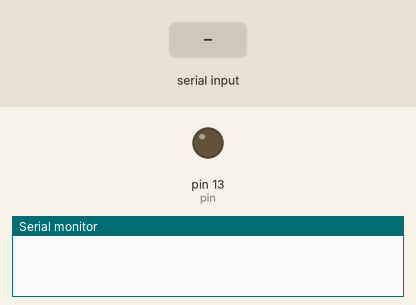
A sketch run on a simulated Arduino Uno, built with avr-gcc and run on an emulated ATmega328P. On the bench: output pins drawn as LEDs (lit = HIGH), the last lines printed to the serial monitor. The inputs (shaded band) are chosen by the test bench.

Above: at 3.8 s.
3.9 s: "." received over Serial
At 4.8 s:
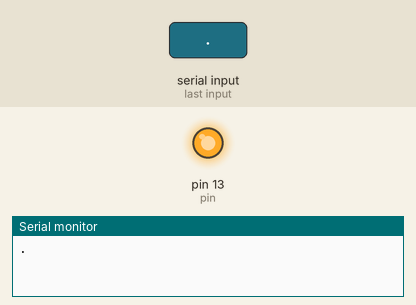
Timing chart, 0 to 12.9 s (numbered marks = the images above; inputs shaded):
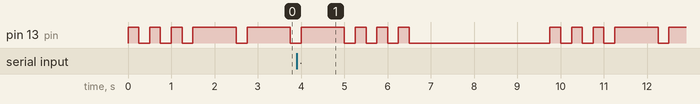

The sketch:

Morse___.ino
```cpp
#include<string.h>
String letters[26]={
// A to I
".-", "-...", "-.-.", "-..", ".", "..-.", "--.", "....", "..",
// J to R
".---", "-.-", ".-..", "--", "-.", "---", ".--.", "--.-", ".-.",
// S to Z
"...", "-", "..-", "...-", ".--", "-..-", "-.--", "--.."
};

String a = "";
int pin = 13;
void setup()
{
  pinMode(pin, OUTPUT);
  Serial.begin(9600);
  }
  void loop()
  {

  dot(); dot(); dot();
  dash(); dash(); dash();
  dot(); dot(); dot();
  delay(3000); }
  void dot()
  {
    digitalWrite(pin, HIGH);
    delay(250);
    digitalWrite(pin, LOW);
    delay(250); }
    void dash()
    {
      digitalWrite(pin, HIGH);
      delay(1000);
      digitalWrite(pin, LOW);
      delay(250);
         while (Serial.available() > 0)
    {
        a+= char(Serial.read());
        delay(2);
    }
    String b="";
int n;
int m;
n=a.length();
for (int x=0;x<n;x++)
   {
    if (a[x]>=97&&a[x]<=122)
      { m=int(a[x]-97);
        b+=letters[m];
        for(int k=0;k<=4;k++)
            {
             if (letters[m][k]==".")
             {
                dot();
                break;
             }
             if (letters[m][k]=="-")
             {
             dash;
             break;
             }
            }
        }
   }
    if (a.length() > 0)
    {
        Serial.println(a);
      a= "";
    }
   }
```
